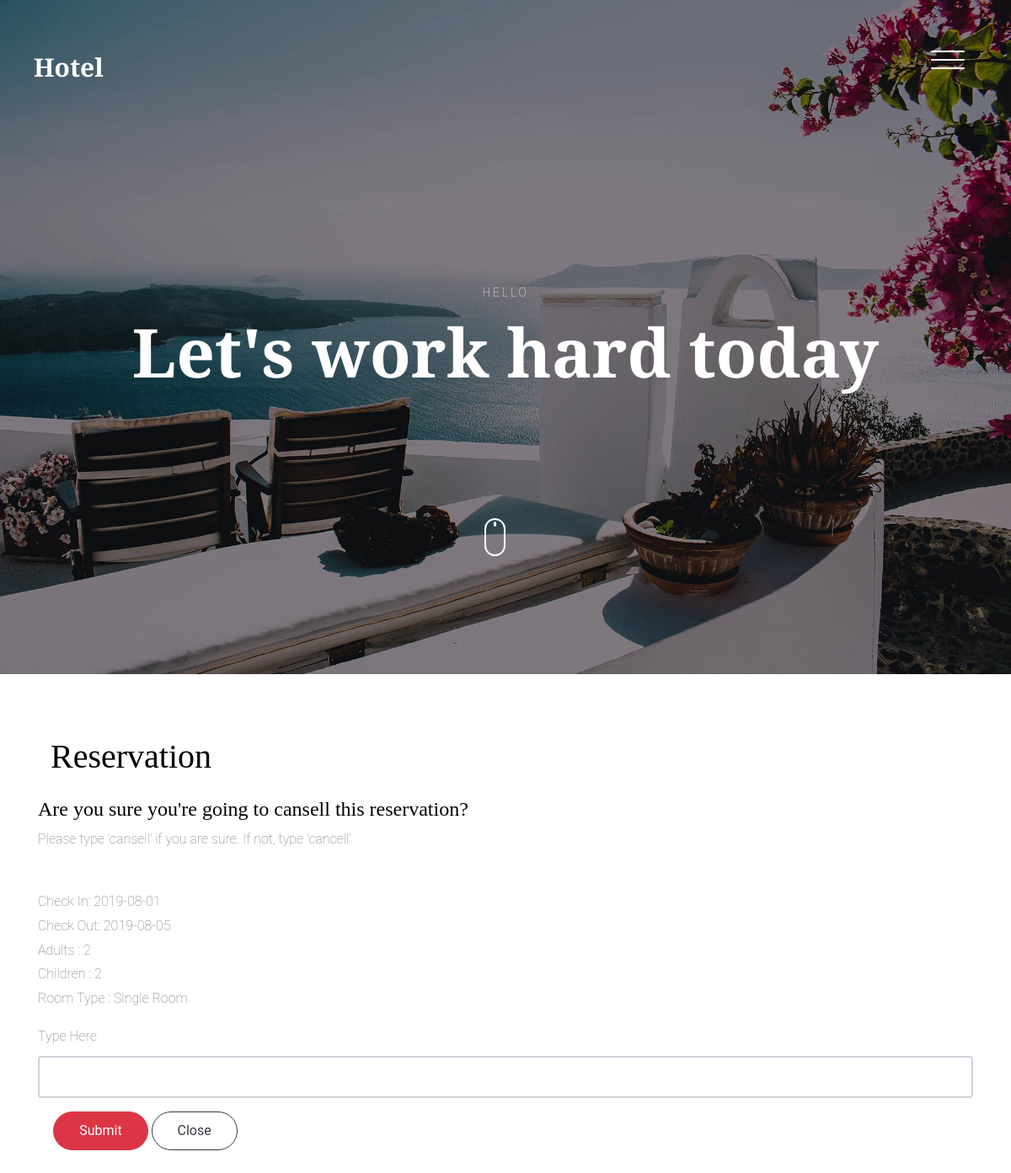
The app's page /adomin/reservation_cansell.php?id=14 with its own data.
### tables this page shows
CREATE TABLE `Reservation` (
  `reservation_id` int(11) NOT NULL,
  `reservation_customer_id` int(11) NOT NULL,
  `reservation_check_in` date NOT NULL,
  `reservation_check_out` date NOT NULL,
  `reservation_adult` int(11) NOT NULL,
  `reservation_children` int(11) NOT NULL,
  `reservation_room_name` varchar(50) NOT NULL
);

### classes/Connection.php (called while the page is built, shortened)
<?php
    class Database{
        private $servername = "localhost";
        private $username = "root";
        private $password = "";
        private $database = "Hotel";
        public function __construct()
        {
            $this->conn = new mysqli($this->servername,$this->username,$this->password,$this->database);
            return $this->conn;
        }
    }
?>

### classes/customer.php (called while the page is built, shortened)
<?php
    require 'Connection.php';
    class Reservation extends Database{
        public function displayOneReservation($id){
            $sql = "SELECT * FROM Reservation JOIN Customer ON Reservation.reservation_customer_id = Customer.customer_id JOIN Room ON Room.room_name = Reservation.reservation_room_name WHERE reservation_id = '$id'";
            $result = $this->conn->query($sql);
            $Reservations = $result->fetch_assoc();
            return $Reservations;
        }
    }
?>

### adomin/reservation_cansell.php (the view, shortened to what this page needs)
<?php
    require '../classes/customer.php';
    $reservation = new Reservation;
    $id = $_GET['id'];
    $reservations = $reservation->displayOneReservation($id);
?>
<!DOCTYPE HTML>
<html>
  <head>
    <link rel="stylesheet" href="../css/bootstrap.min.css">
    <link rel="stylesheet" href="../css/animate.css">
    <link rel="stylesheet" href="../css/owl.carousel.min.css">
    <link rel="stylesheet" href="../css/aos.css">
    <link rel="stylesheet" href="../css/bootstrap-datepicker.css">
    <link rel="stylesheet" href="../css/jquery.timepicker.css">
    <link rel="stylesheet" href="../css/fancybox.min.css">
    <link rel="stylesheet" href="../fonts/ionicons/css/ionicons.min.css">
    <link rel="stylesheet" href="../fonts/fontawesome/css/font-awesome.min.css">
    <link rel="stylesheet" href="../css/style.css">
  </head>
  <body>
    <header class="site-header js-site-header">
      <div class="container-fluid">
        <div class="row align-items-center">
          <div class="col-6 col-lg-4 site-logo" data-aos="fade"><a href="index.php">Hotel</a></div>
          <div class="col-6 col-lg-8">
            <div class="site-menu-toggle js-site-menu-toggle"  data-aos="fade">
              <span></span>
              <span></span>
              <span></span>
            </div>
          </div>
        </div>
      </div>
    </header>
    <section class="site-hero overlay" style="background-image: url(../images/hero_4.jpg)" data-stellar-background-ratio="0.5">
      <div class="container">
        <div class="row site-hero-inner justify-content-center align-items-center">
          <div class="col-md-10 text-center" data-aos="fade-up">
            <span class="custom-caption text-uppercase text-white d-block  mb-3">Hello</span>
            <h1 class="heading">Let's work hard today</h1>
          </div>
        </div>
      </div>
      <a class="mouse smoothscroll" href="#next">
        <div class="mouse-icon">
          <span class="mouse-wheel"></span>
        </div>
      </a>
    </section>
    <br>
            <br>
     <body>
     <div class="container">
        <div class="junbotron">
            <div class="container py-3">
                <h1>Reservation</h1>
            </div>
        </div>
        <form action="" method="post" >
            <h4 class="">Are you sure you're going to cansell this reservation?</h4>
            <p class="">Please type 'cansell' if you are sure. If not, type 'cancell'</p>
            <p class=""><br>
                Check In: <?php echo $reservations['reservation_check_in']; ?><br>
                Check Out: <?php echo $reservations['reservation_check_out']; ?><br>
                Adults : <?php echo $reservations['reservation_adult']; ?><br>
                Children : <?php echo $reservations['reservation_children']; ?><br>
                Room Type : <?php echo $reservations['reservation_room_name']; ?><br>
            </p>
            <div class="form-group">
                <label for="">Type Here</label>
                <input type="text" name="confirm" id="" class="form-control">
            </div>
            <div class="row">
              <div class="text-center col-md-3 d-inline-block">
                <div class="form-group">
                  <input type="submit" value="Submit" name="submit" class="btn btn-danger text-white">
                  <a class="btn btn-outline-dark" href="reservation_table.php" role="button">Close</a>
                </div>
              </div>
            </div>
        </form>
    </div>
    <br><br><br>
  </body>
</html>

### css/style.css (style rules this page uses)
body { background: #fff; font-family: "Roboto", arial, sans-serif; font-weight: 200; font-size: 16px; line-height: 1.8; color: #6c757d; position: relative; }
a { -webkit-transition: .3s all ease; -o-transition: .3s all ease; transition: .3s all ease; text-decoration: none; }
h1, h2, h3, h4, h5 { color: #000; font-family: "Playfair Display", times, serif; }
.container-fluid { max-width: 1600px; }
.btn { padding-left: 30px; padding-right: 30px; padding-top: 10px; padding-bottom: 10px; border-radius: 50px; }
.btn, .form-control { outline: none; -webkit-box-shadow: none !important; box-shadow: none !important; }
.form-control { -webkit-box-shadow: none !important; box-shadow: none !important; height: 50px; border-width: 2px; }
.site-header { position: fixed; top: 0; width: 100%; padding: 60px 0; z-index: 2; -webkit-transition: .3s all ease-in-out; -o-transition: .3s all ease-in-out; transition: .3s all ease-in-out; }
.site-logo { padding-left: 40px; }
.site-logo a { font-size: 30px; color: #fff; font-weight: bold; line-height: 1; font-family: "Playfair Display", times, serif; }
.site-hero { background-size: cover; height: 100vh; min-height: 700px; width: 100%; position: relative; }
.site-hero .heading { font-family: "Playfair Display", times, serif; font-weight: bold; }
.site-hero.overlay:before { background: rgba(0, 0, 0, 0.45); content: ""; position: absolute; height: 100vh; min-height: 700px; top: 0; left: 0; bottom: 0; right: 0; }
.site-hero-inner { height: 100vh; min-height: 700px; }
.site-hero-inner .heading { font-size: 80px; font-family: "Playfair Display", times, serif; color: #fff; line-height: 1; font-weight: bold; }
.site-menu-toggle { top: 0; float: right; width: 40px; height: 45px; position: relative; margin: 0px auto; z-index: 200; -webkit-transform: rotate(0deg); -moz-transform: rotate(0deg); -o-transform: rotate(0deg); -ms-transform: rotate(0deg); transform: rotate(0deg); -webkit-transition: .5s ease-in-out; -moz-transition: .5s ease-in-out; -o-transition: .5s ease-in-out; transition: .5s ease-in-out; cursor: pointer; margin-right: 40px; }
.site-menu-toggle span { display: block; position: absolute; height: 2px; width: 100%; background: #fff; border-radius: 9px; opacity: 1; left: 0; -webkit-transform: rotate(0deg); -moz-transform: rotate(0deg); -o-transform: rotate(0deg); -ms-transform: rotate(0deg); transform: rotate(0deg); -webkit-transition: .25s ease-in-out; -moz-transition: .25s ease-in-out; -o-transition: .25s ease-in-out; transition: .25s ease-in-out; }
.site-menu-toggle span:nth-child(1) { top: 0px; }
.site-menu-toggle span:nth-child(2) { top: 10px; }
.site-menu-toggle span:nth-child(3) { top: 20px; }
.heading-serif, .heading, .testimonial-section .heading, .slider-section .heading, .blog-post-entry .heading { font-size: 60px; font-family: "Playfair Display", times, serif; font-weight: 700; }
.mouse { width: 100px; display: inline-block; position: absolute; left: 50%; bottom: 140px; z-index: 1; -webkit-transform: translateX(-25%); -ms-transform: translateX(-25%); transform: translateX(-25%); }
.mouse-icon { width: 25px; height: 45px; border: 2px solid white; border-radius: 15px; cursor: pointer; position: relative; text-align: center; }
.mouse-wheel { height: 6px; margin: 2px auto 0; display: block; width: 3px; background-color: white; border-radius: 50%; -webkit-animation: 1.6s ease infinite wheel-up-down; -moz-animation: 1.6s ease infinite wheel-up-down; animation: 1.6s ease infinite wheel-up-down; }
.custom-caption { font-size: 14px; letter-spacing: .2em; }

### records on screen
reservation: reservation_check_in "2019-08-01", reservation_check_out "2019-08-05", reservation_adult "2", reservation_children "2", reservation_room_name "Single Room"
